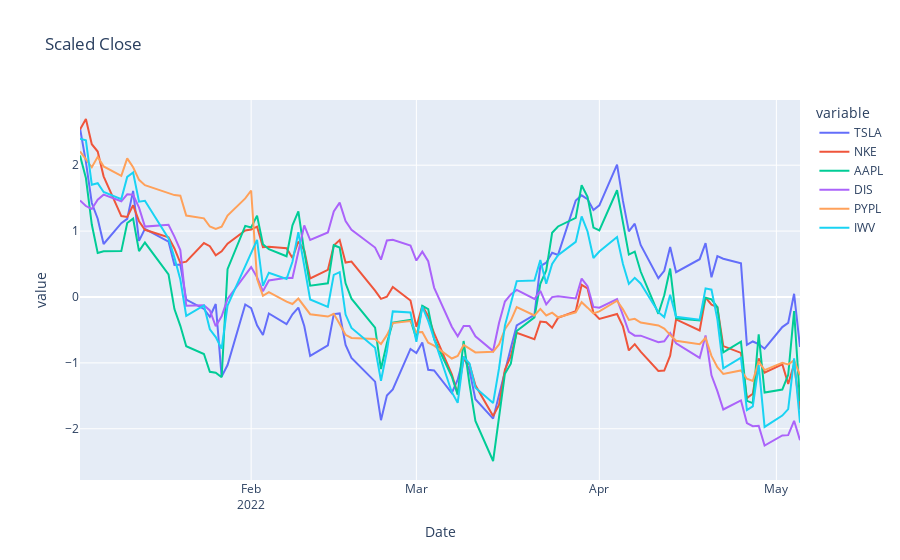

The notebook cell this image was saved under:
### Code cell
import plotly.express as px
#df = px.data.stocks()
fig = px.line(close_scaled, x="Date", y=close_scaled.columns,
              hover_data={"Date": "|%B %d, %Y"},
              title='Scaled Close')
fig.update_xaxes(
    dtick="M1",
    tickformat="%b\n%Y")
fig.show()
